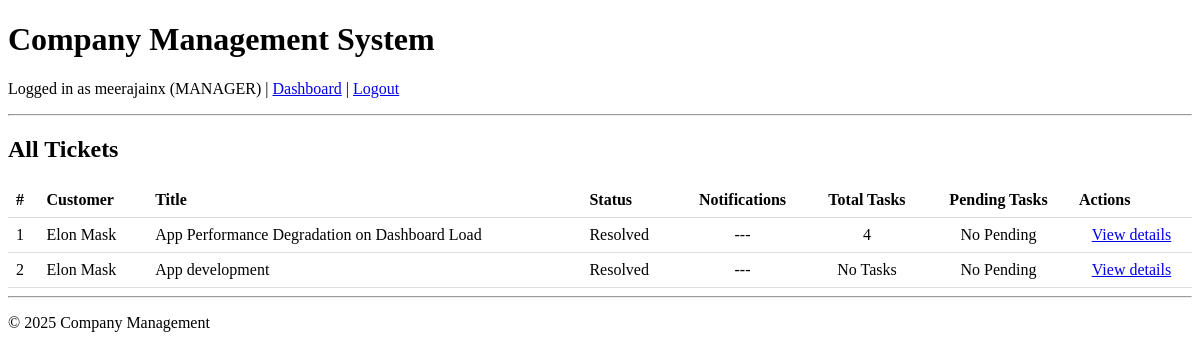
Before: /customers/ticket/view/ (signed in) with the older database file.
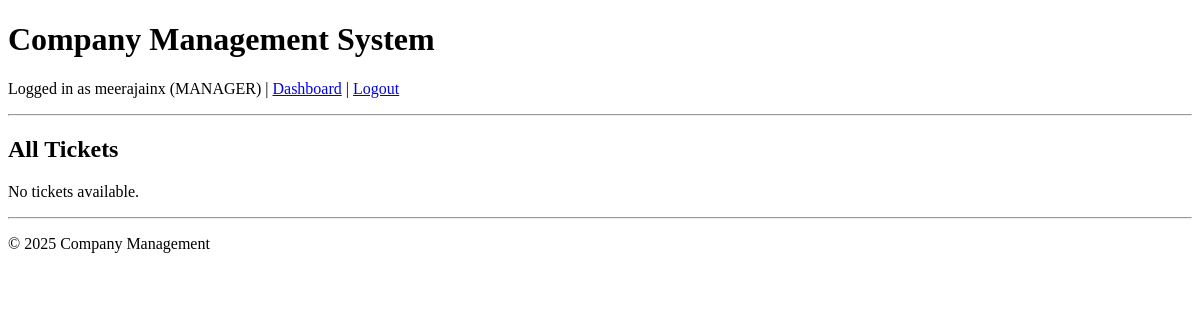
After: the same page with the newer database file.
### customers/models.py (models this page shows, shortened)
class Ticket(models.Model):
    customer = models.ForeignKey(Customer, on_delete=models.CASCADE, related_name='tickets')
    subject = models.CharField(max_length=200)
    description = models.TextField()
    status = models.CharField(max_length=20, choices=STATUS_CHOICES, default='Pending')
    created_at = models.DateTimeField(auto_now_add=True)
    updated_at = models.DateTimeField(auto_now=True)

class Customer(models.Model):
    user = models.OneToOneField(settings.AUTH_USER_MODEL, on_delete=models.CASCADE)
    phone = models.CharField(max_length=15, blank=True)

### users/models.py (models this page shows, shortened)
class CustomUser(AbstractUser):
    ROLE_ADMIN = 'ADMIN'
    ROLE_MANAGER = 'MANAGER'
    ROLE_EMPLOYEE = 'EMPLOYEE'
    ROLE_CUSTOMER = 'CUSTOMER'
    ROLE_CHOICES = (
        (ROLE_ADMIN, 'Admin/HR'),
        (ROLE_MANAGER, 'Manager'),
        (ROLE_EMPLOYEE, 'Employee'),
        (ROLE_CUSTOMER,'Customer')
    )
    name=models.CharField(max_length=500,null=False)
    role = models.CharField(max_length=20, choices=ROLE_CHOICES, default=ROLE_EMPLOYEE)
    phone = models.CharField(max_length=15, blank=True, null=True)
    groups = models.ManyToManyField(
        'auth.Group',
        related_name='customuser_set',  # different from auth.User.user_set
        blank=True,
        help_text='The groups this user belongs to.'
    )
    user_permissions = models.ManyToManyField(
        'auth.Permission',
        related_name='customuser_set',  # different from auth.Permission.user_set
        blank=True,
        help_text='Specific permissions for this user.'
    )

### customers/views.py (the view)
# urls.py: path('ticket/view/', views.ticket_list_admin, name='ticket_list_admin'),
def ticket_list_admin(request):
    tickets = Ticket.objects.all()
    for tic in tickets:
        taskDetails=getTicketDetails(tic)
        tic.total=taskDetails[0] if taskDetails[0]!=0 else "No Tasks"
        tic.pending=taskDetails[1] if taskDetails[1]!=0 else "No Pending"
        responses = tic.responses.filter(
            is_customer_reply=True,
            status=False
        ).count()
        tic.Notification=responses
    return render(request, 'customer/ticket_list_admin.html', {'tickets': tickets})

### customers/views.py (called while the page is built)
def getTicketDetails(ticket):
    total=0
    pending=0
    tasks=Task.objects.filter(ticket=ticket)
    for tic in tasks:
        total+=1
        if tic.status!="Completed":
            pending+=1
    return [total,pending]

### customers/templates/customer/ticket_list_admin.html (shortened to what this page needs)
{% extends 'base.html' %}
{% block content %}
<h2>All Tickets</h2>
{% if tickets %}
<table style="width: 100%; border-collapse: collapse;">
    <thead>
        <tr>
            <th>#</th>
            <th>Customer</th>
            <th>Title</th>
            <th>Status</th>
            <th style="text-align: center;">Notifications</th>
            <th style="text-align: center;">Total Tasks</th>
            <th style="text-align: center;">Pending Tasks</th>
            <th>Actions</th>
        </tr>
    </thead>
    <tbody>
        {% for ticket in tickets %}
        <tr>
            <td>{{ forloop.counter }}</td>
            <td>{{ ticket.customer.user.name }}</td>
            <td>{{ ticket.subject }}</td>
            <td>{{ ticket.status }}</td>
            <td style="text-align: center;">{% if ticket.Notification == 0 %}---{% else %}{{ ticket.Notification }}{% endif %}</td>
            <td style="text-align: center;">{{ ticket.total }}</td>
            <td style="text-align: center;">{{ ticket.pending }}</td>
            <td style="text-align: center;">
                <a href="{% url 'ticket_detail' ticket.id %}">View details</a>
            </td>
        </tr>
        {% endfor %}
    </tbody>
</table>
{% else %}
<p>No tickets available.</p>
{% endif %}
{% endblock %}

Changed rows visible on the page:
removed Ticket: customer.user.name "Elon Mask", subject "App Performance Degradation on Dashboard Load", status "Resolved", total "4", pending "No Pending"
removed Ticket: customer.user.name "Elon Mask", subject "App development", status "Resolved", total "No Tasks", pending "No Pending"
Other visible differences:
text no longer shown: "# Customer Title Status Notifications Total Tasks Pending Tasks Actions"
text now shown: "No tickets available."
